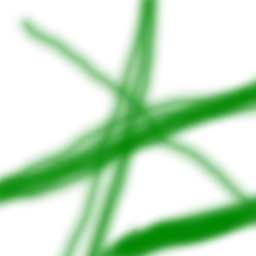
#> input picture RPIsCalculFusion/image_low.png, 256 x 256 px
$ python array2image.py
#> lines starting #> are read from the running program, lines starting #| are printed output that depends on the picture
# -*- coding: utf-8 -*-
"""
Created on Wed May 24 13:13:37 2023

@author: Bruno
"""
from PIL import Image
import numpy as np


image = Image.open("image_low.png")
#> image is the input picture: PIL image 256x256 RGBA; mean R, G, B, A 0, 78.5, 0, 60.2
arr=np.asarray(image)


# CREATION D'UN RANDOM DE ARRAY
def random_array(size, scale):
#> called with size = 256, scale = 150
        tuile_array = np.ones(shape=(size,size))
        for i in range(size):
            for j in range(size):
                tuile_array[i][j]=np.abs(np.round(np.random.normal(loc=0.0, scale=scale, size=None)))
        return tuile_array


tuile= random_array(256,150)

for i in range(256):
    for j in range(256):
        tuile[i][j]=int(arr[i][j][3]*80/256)
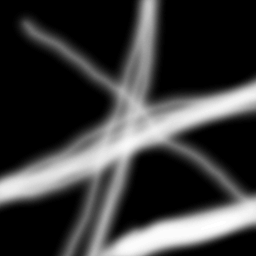
#> tuile: shape (256, 256) float64; min 0, max 79, mean 18.5; drawn with min black and max white


def generate_color_rgba_from_nbre(nb, fact, type_color):
    """


    Parameters
    ----------
    nb : int
        nombre à transformer en RGBA
    fact : int
        facteur pour rgb maximum et pas de transparence.
    type_color : string
        "r" : red / "g" = green / "b" : bleu / "w": white.

    Returns
    -------
    list
        [r,g,b,a]

    """
    # initialisation RGBA
    r=0
    g=0
    b=0
    a=0
    col_haut=255
    col_bas=0
    if type_color=="r" or type_color=="g" or type_color=="b":
        col_haut=100
        col_bas=255

    # Longeur de la couleur d'échelle
    l_col=abs(col_haut-col_bas)

    degre=2
    mult_c=l_col/(fact**degre)
    mult_deg=255/(fact**degre)
    mult_log=255/np.log2(fact+1)
    mult_lin=255/fact


    color=mult_c*nb**degre

    # transparence selon log
    # a=mult_log*np.log2(nb+1)

    # Transparence selon degré
    a=mult_deg*nb**degre

    # Transparence selon linéaire
    # a=mult_lin*nb

    if color>l_col:
        color=l_col
    if a>255:
        a=255

    if type_color=="r":
        r=col_bas-color
    elif type_color=="g":
        g=col_bas-color
    elif type_color=="b":
        b=col_bas-color
    else:
        r=color
        g=color
        b=color

    return [r,g,b,a]

def create_image_from_array(array, color):
    """


    Parameters
    ----------
    array : np.array
        array 256x256 contenant le nbre de passage.
    color : string
        "r" : red / "g" = green / "b" : bleu / "w": white

    Returns
    -------
    image_create : img
        image RGBA.
    color_image : array RGBA (256x256x4)
        valeur int des RGBA dans un array.

    """
#> called with color = 'r'
    color_image = np.zeros(shape=(256,256,4), dtype="uint8")

    # calcul du facteur de la couleur maximum
    mean = np.mean(array)
#> mean = 18.53
    maxi= np.max(array)
#> maxi = 79

    for i in range(array.shape[0]) :
        for j in range(array.shape[1]):
            color_rgba=generate_color_rgba_from_nbre(array[i][j],maxi, color)


            color_image[i][j][0]=color_rgba[0]
            color_image[i][j][1]=color_rgba[1]
            color_image[i][j][2]=color_rgba[2]
            color_image[i][j][3]=color_rgba[3]
#> this loop made 256 passes
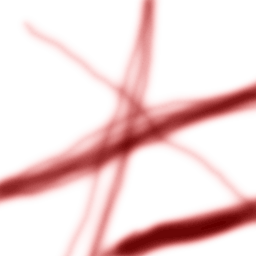
#> color_image: shape (256, 256, 4); mean of channels 0, 1, 2, 3 230.9, 0, 0, 38.9; transparent parts drawn white


    image_create = Image.fromarray(color_image)
    return image_create, color_image

im,array_img= create_image_from_array(tuile, 'r')
image.show()
im.show()
